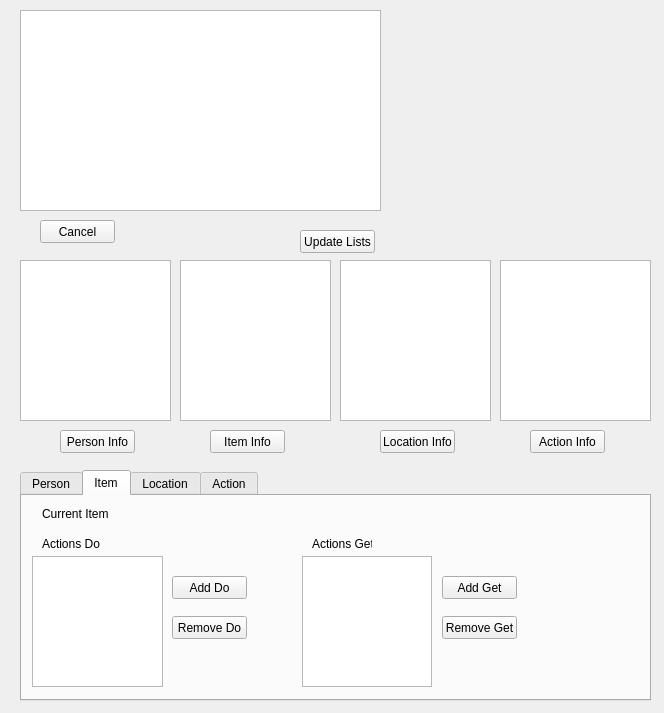
<?xml version="1.0" encoding="UTF-8"?>
<ui version="4.0">
 <class>Form</class>
 <widget class="QWidget" name="Form">
  <property name="geometry">
   <rect>
    <x>0</x>
    <y>0</y>
    <width>664</width>
    <height>713</height>
   </rect>
  </property>
  <property name="windowTitle">
   <string>Form</string>
  </property>
  <widget class="QPushButton" name="buttonUpdateLists">
   <property name="geometry">
    <rect>
     <x>300</x>
     <y>230</y>
     <width>75</width>
     <height>23</height>
    </rect>
   </property>
   <property name="text">
    <string>Update Lists</string>
   </property>
  </widget>
  <widget class="QPushButton" name="pushButton_2">
   <property name="geometry">
    <rect>
     <x>40</x>
     <y>220</y>
     <width>75</width>
     <height>23</height>
    </rect>
   </property>
   <property name="text">
    <string>Cancel</string>
   </property>
  </widget>
  <widget class="QTextBrowser" name="textBrowser">
   <property name="geometry">
    <rect>
     <x>20</x>
     <y>10</y>
     <width>361</width>
     <height>201</height>
    </rect>
   </property>
  </widget>
  <widget class="QListWidget" name="listPeople">
   <property name="geometry">
    <rect>
     <x>20</x>
     <y>260</y>
     <width>151</width>
     <height>161</height>
    </rect>
   </property>
  </widget>
  <widget class="QListWidget" name="listWorldObjects">
   <property name="geometry">
    <rect>
     <x>180</x>
     <y>260</y>
     <width>151</width>
     <height>161</height>
    </rect>
   </property>
  </widget>
  <widget class="QListWidget" name="listLocations">
   <property name="geometry">
    <rect>
     <x>340</x>
     <y>260</y>
     <width>151</width>
     <height>161</height>
    </rect>
   </property>
  </widget>
  <widget class="QListWidget" name="listActions">
   <property name="geometry">
    <rect>
     <x>500</x>
     <y>260</y>
     <width>151</width>
     <height>161</height>
    </rect>
   </property>
  </widget>
  <widget class="QPushButton" name="buttonPersonInfo">
   <property name="geometry">
    <rect>
     <x>60</x>
     <y>430</y>
     <width>75</width>
     <height>23</height>
    </rect>
   </property>
   <property name="text">
    <string>Person Info</string>
   </property>
  </widget>
  <widget class="QPushButton" name="buttonItemInfo">
   <property name="geometry">
    <rect>
     <x>210</x>
     <y>430</y>
     <width>75</width>
     <height>23</height>
    </rect>
   </property>
   <property name="text">
    <string>Item Info</string>
   </property>
  </widget>
  <widget class="QPushButton" name="buttonLocationInfo">
   <property name="geometry">
    <rect>
     <x>380</x>
     <y>430</y>
     <width>75</width>
     <height>23</height>
    </rect>
   </property>
   <property name="text">
    <string>Location Info</string>
   </property>
  </widget>
  <widget class="QPushButton" name="buttonActionInfo">
   <property name="geometry">
    <rect>
     <x>530</x>
     <y>430</y>
     <width>75</width>
     <height>23</height>
    </rect>
   </property>
   <property name="text">
    <string>Action Info</string>
   </property>
  </widget>
  <widget class="QTabWidget" name="infoTabWidget">
   <property name="geometry">
    <rect>
     <x>20</x>
     <y>470</y>
     <width>631</width>
     <height>231</height>
    </rect>
   </property>
   <property name="sizePolicy">
    <sizepolicy hsizetype="Expanding" vsizetype="Expanding">
     <horstretch>0</horstretch>
     <verstretch>0</verstretch>
    </sizepolicy>
   </property>
   <property name="currentIndex">
    <number>1</number>
   </property>
   <widget class="QWidget" name="tabPerson">
    <attribute name="title">
     <string>Person</string>
    </attribute>
    <widget class="QLabel" name="label">
     <property name="geometry">
      <rect>
       <x>10</x>
       <y>40</y>
       <width>46</width>
       <height>13</height>
      </rect>
     </property>
     <property name="text">
      <string>Items</string>
     </property>
    </widget>
    <widget class="QListWidget" name="listPersonItems">
     <property name="geometry">
      <rect>
       <x>10</x>
       <y>60</y>
       <width>131</width>
       <height>131</height>
      </rect>
     </property>
    </widget>
    <widget class="QPushButton" name="buttonAddItem">
     <property name="geometry">
      <rect>
       <x>150</x>
       <y>60</y>
       <width>75</width>
       <height>23</height>
      </rect>
     </property>
     <property name="text">
      <string>Add Item</string>
     </property>
    </widget>
    <widget class="QPushButton" name="buttonRemoveItem">
     <property name="geometry">
      <rect>
       <x>150</x>
       <y>90</y>
       <width>75</width>
       <height>23</height>
      </rect>
     </property>
     <property name="text">
      <string>Remove Item</string>
     </property>
    </widget>
    <widget class="QLabel" name="labelCurrentPerson">
     <property name="geometry">
      <rect>
       <x>20</x>
       <y>10</y>
       <width>181</width>
       <height>16</height>
      </rect>
     </property>
     <property name="text">
      <string>Current Person</string>
     </property>
    </widget>
    <widget class="QLabel" name="label_2">
     <property name="geometry">
      <rect>
       <x>130</x>
       <y>10</y>
       <width>46</width>
       <height>20</height>
      </rect>
     </property>
     <property name="text">
      <string>Health</string>
     </property>
    </widget>
    <widget class="QLabel" name="label_3">
     <property name="geometry">
      <rect>
       <x>220</x>
       <y>10</y>
       <width>31</width>
       <height>20</height>
      </rect>
     </property>
     <property name="text">
      <string>Money</string>
     </property>
    </widget>
    <widget class="QSpinBox" name="personMoneyInput">
     <property name="geometry">
      <rect>
       <x>260</x>
       <y>10</y>
       <width>61</width>
       <height>22</height>
      </rect>
     </property>
     <property name="maximum">
      <number>1000</number>
     </property>
    </widget>
    <widget class="QSpinBox" name="personHealthInput">
     <property name="geometry">
      <rect>
       <x>170</x>
       <y>10</y>
       <width>42</width>
       <height>22</height>
      </rect>
     </property>
     <property name="maximum">
      <number>100</number>
     </property>
    </widget>
    <widget class="QListWidget" name="listPersonRelationship">
     <property name="geometry">
      <rect>
       <x>250</x>
       <y>60</y>
       <width>131</width>
       <height>131</height>
      </rect>
     </property>
    </widget>
    <widget class="QLabel" name="label_4">
     <property name="geometry">
      <rect>
       <x>260</x>
       <y>40</y>
       <width>71</width>
       <height>16</height>
      </rect>
     </property>
     <property name="text">
      <string>Relationships</string>
     </property>
    </widget>
    <widget class="QSpinBox" name="personRelStrengthInput">
     <property name="geometry">
      <rect>
       <x>390</x>
       <y>120</y>
       <width>42</width>
       <height>22</height>
      </rect>
     </property>
     <property name="maximum">
      <number>2</number>
     </property>
    </widget>
    <widget class="QSpinBox" name="personRelTypeInput">
     <property name="geometry">
      <rect>
       <x>390</x>
       <y>70</y>
       <width>42</width>
       <height>22</height>
      </rect>
     </property>
     <property name="maximum">
      <number>12</number>
     </property>
    </widget>
    <widget class="QLabel" name="personRelType">
     <property name="geometry">
      <rect>
       <x>390</x>
       <y>90</y>
       <width>71</width>
       <height>16</height>
      </rect>
     </property>
     <property name="text">
      <string>Type</string>
     </property>
    </widget>
    <widget class="QLabel" name="personRelStrength">
     <property name="geometry">
      <rect>
       <x>390</x>
       <y>140</y>
       <width>71</width>
       <height>16</height>
      </rect>
     </property>
     <property name="text">
      <string>Status</string>
     </property>
    </widget>
    <widget class="QLabel" name="personRelPrintout">
     <property name="geometry">
      <rect>
       <x>250</x>
       <y>190</y>
       <width>291</width>
       <height>16</height>
      </rect>
     </property>
     <property name="text">
      <string/>
     </property>
    </widget>
    <widget class="QListWidget" name="listPersonLocations">
     <property name="geometry">
      <rect>
       <x>460</x>
       <y>60</y>
       <width>131</width>
       <height>131</height>
      </rect>
     </property>
    </widget>
    <widget class="QLabel" name="label_5">
     <property name="geometry">
      <rect>
       <x>470</x>
       <y>40</y>
       <width>101</width>
       <height>16</height>
      </rect>
     </property>
     <property name="text">
      <string>Possible Locations</string>
     </property>
    </widget>
    <widget class="QLabel" name="personCurrentLocation">
     <property name="geometry">
      <rect>
       <x>460</x>
       <y>20</y>
       <width>191</width>
       <height>20</height>
      </rect>
     </property>
     <property name="text">
      <string>Current Location:</string>
     </property>
    </widget>
    <widget class="QSpinBox" name="personMoodInput">
     <property name="geometry">
      <rect>
       <x>370</x>
       <y>10</y>
       <width>42</width>
       <height>22</height>
      </rect>
     </property>
     <property name="maximum">
      <number>10</number>
     </property>
    </widget>
    <widget class="QLabel" name="label_6">
     <property name="geometry">
      <rect>
       <x>340</x>
       <y>10</y>
       <width>46</width>
       <height>20</height>
      </rect>
     </property>
     <property name="text">
      <string>Mood</string>
     </property>
    </widget>
   </widget>
   <widget class="QWidget" name="tabItem">
    <attribute name="title">
     <string>Item</string>
    </attribute>
    <widget class="QLabel" name="labelCurrentItem">
     <property name="geometry">
      <rect>
       <x>20</x>
       <y>10</y>
       <width>71</width>
       <height>16</height>
      </rect>
     </property>
     <property name="text">
      <string>Current Item</string>
     </property>
    </widget>
    <widget class="QListWidget" name="listItemActionDo">
     <property name="geometry">
      <rect>
       <x>10</x>
       <y>60</y>
       <width>131</width>
       <height>131</height>
      </rect>
     </property>
    </widget>
    <widget class="QListWidget" name="listItemActionGet">
     <property name="geometry">
      <rect>
       <x>280</x>
       <y>60</y>
       <width>130</width>
       <height>131</height>
      </rect>
     </property>
    </widget>
    <widget class="QLabel" name="label_7">
     <property name="geometry">
      <rect>
       <x>20</x>
       <y>40</y>
       <width>61</width>
       <height>16</height>
      </rect>
     </property>
     <property name="text">
      <string>Actions Do</string>
     </property>
    </widget>
    <widget class="QLabel" name="label_8">
     <property name="geometry">
      <rect>
       <x>290</x>
       <y>40</y>
       <width>60</width>
       <height>16</height>
      </rect>
     </property>
     <property name="text">
      <string>Actions Get</string>
     </property>
    </widget>
    <widget class="QPushButton" name="buttonItemAddDo">
     <property name="geometry">
      <rect>
       <x>150</x>
       <y>80</y>
       <width>75</width>
       <height>23</height>
      </rect>
     </property>
     <property name="text">
      <string>Add Do</string>
     </property>
    </widget>
    <widget class="QPushButton" name="buttonItemRemoveDo">
     <property name="geometry">
      <rect>
       <x>150</x>
       <y>120</y>
       <width>75</width>
       <height>23</height>
      </rect>
     </property>
     <property name="text">
      <string>Remove Do</string>
     </property>
    </widget>
    <widget class="QPushButton" name="buttonItemAddGet">
     <property name="geometry">
      <rect>
       <x>420</x>
       <y>80</y>
       <width>75</width>
       <height>23</height>
      </rect>
     </property>
     <property name="text">
      <string>Add Get</string>
     </property>
    </widget>
    <widget class="QPushButton" name="buttonItemRemoveGet">
     <property name="geometry">
      <rect>
       <x>420</x>
       <y>120</y>
       <width>75</width>
       <height>23</height>
      </rect>
     </property>
     <property name="text">
      <string>Remove Get</string>
     </property>
    </widget>
   </widget>
   <widget class="QWidget" name="tabLocation">
    <attribute name="title">
     <string>Location</string>
    </attribute>
   </widget>
   <widget class="QWidget" name="tabAction">
    <attribute name="title">
     <string>Action</string>
    </attribute>
   </widget>
  </widget>
 </widget>
 <resources/>
 <connections/>
</ui>
